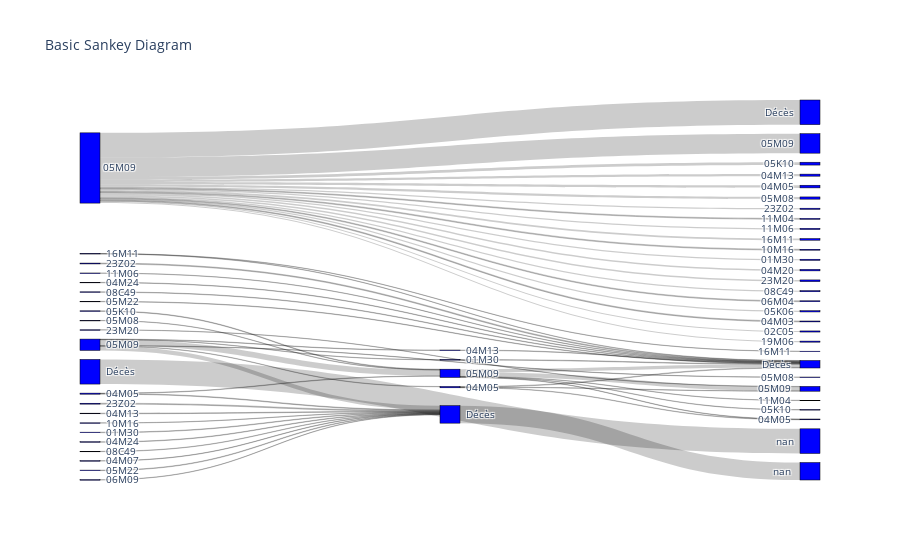

The notebook cell this image was saved under:
### Code cell
import plotly.graph_objects as go

fig = go.Figure(data=[go.Sankey(
    node = dict(
      pad = 15,
      thickness = 20,
      line = dict(color = "black", width = 0.5),
      label = labels_multilevel,
      color = "blue"
    ),
    link = dict(
      source = source, # indices correspond to labels, eg A1, A2, A1, B1, ...
      target = target,
      value = value
  ))])

fig.update_layout(title_text="Sankey Diagram", font_size=10)
fig.show()

### Figure 1 — Plotly figure (JSON) as saved in the notebook; plotly's stock layout.template omitted (floating-point values rounded to 4 significant figures; data arrays with more than 128 entries replaced by an {"elided": "..."} marker saying what was removed)
{"data": [{"link": {"source": [0, 0, 0, 0, 0, 0, 0, 0, 0, 0, 0, 0, 0, 0, 0, 0, 0, 0, 0, 0, 846, 818, 818, 842, 898, 822, 886, 954, 1194, 962, 898, 818, 1150, 986, 818, 818, 950, 818, 1226, 906, 847, 819, 819, 843, 955, 899, 823, 987, 963, 1195, 899, 819, 819, 899, 819, 923, 975, 975, 1031], "target": [845, 817, 885, 897, 949, 821, 1029, 973, 989, 1045, 921, 841, 953, 1057, 985, 1105, 905, 1041, 849, 1021, 4083, 819, 847, 847, 847, 847, 819, 847, 847, 847, 819, 823, 847, 847, 899, 951, 819, 955, 847, 847, 4084, 820, 848, 848, 848, 848, 848, 848, 848, 848, 900, 900, 888, 820, 852, 848, 848, 976, 820], "value": [741, 586, 86, 80, 67, 62, 51, 50, 45, 37, 35, 34, 33, 33, 33, 32, 28, 27, 27, 26, 741, 175, 124, 27, 19, 18, 17, 16, 16, 15, 13, 12, 11, 11, 10, 10, 9, 9, 9, 9, 526, 126, 91, 26, 18, 18, 14, 14, 13, 13, 12, 11, 11, 10, 9, 9, 9, 8, 8]}, "node": {"color": "blue", "label": {"elided": "4090 str values"}, "line": {"color": "black", "width": 0.5}, "pad": 15, "thickness": 20}, "type": "sankey"}], "layout": {"autosize": true, "font": {"size": 10}, "title": {"text": "Basic Sankey Diagram"}}}
